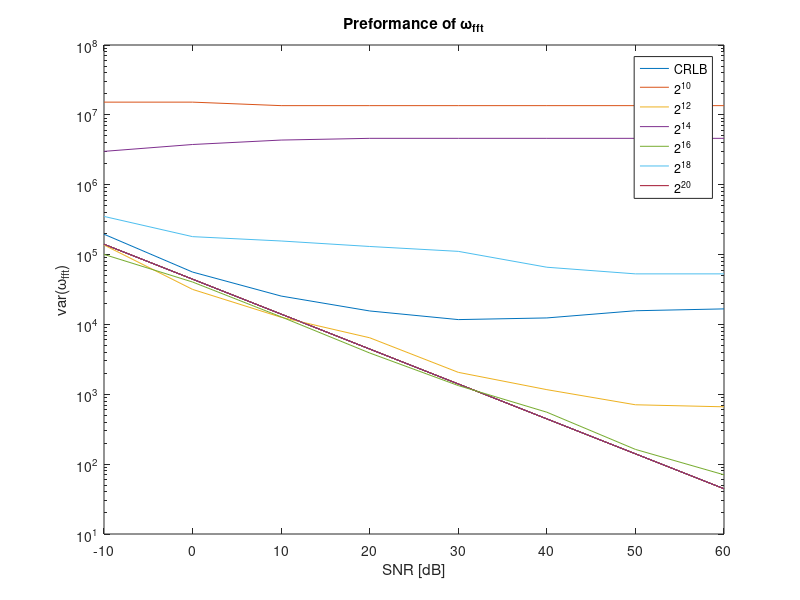
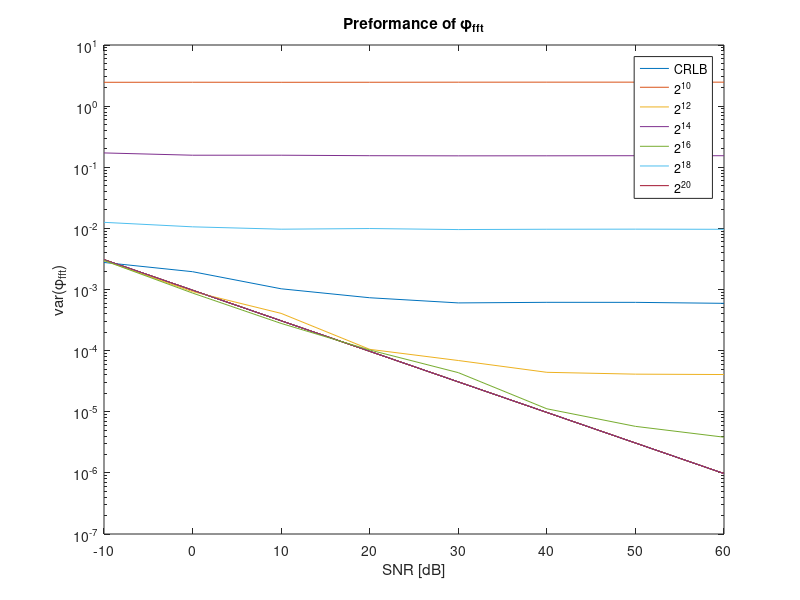
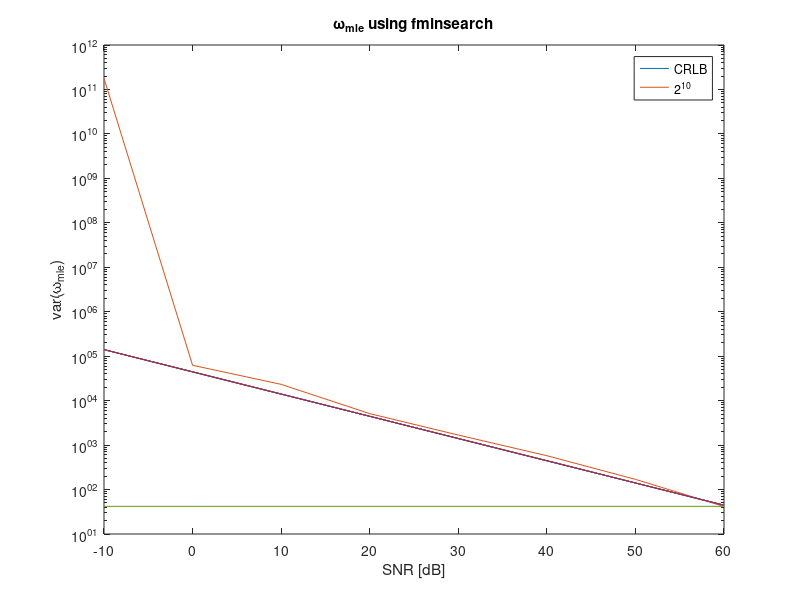

Write the MATLAB code that produced these figures, in order. (Note: a time limit stopped this script after it produced the figures.)
clear all;
clear figure;
%Constants
N = 513;
n_0 = -256;
T = 10.^(-6);
f_0 = 10.^5;
F_s = 10^6;
w_0 = 2.*pi.*f_0;
A = 1;
k = 10:2:20;
phi = pi./8;
n = n_0:n_0+N-1;
P = (N.*(N-1))./(2);
Q = (N.*(N-1).*(2.*N-1))./(6);

%Making a vector of sigma based on snr
snr = -10:10:60;

sigma = zeros(1,8);

q = 1;

%while q~= 9
  %  sigma(q)= sqrt(A.^2./(db2mag(snr(q)).*2));
 %   q = q + 1;
%end 

%The signal of x
signal = A.*exp(1i.*(w_0.*n.*T+phi));

steps = 50;

w_fft = zeros(1, steps);
phi_fft = zeros(1, steps);
var_error_w = zeros(1, 8);
var_error_phi = zeros(1, 8);
phi_error = zeros(1, steps);
w_error = zeros(1, steps);
CRLB_w = zeros(1, 8);
CRLB_phi = zeros(1,8);
w_mle = zeros(1, steps);
phi_mle = zeros(1, steps);
var_w_min = zeros(1,8);
var_phi_min = zeros(1,8);


for j=1:6
   M = 2.^k(j);
   
    for j_1=1:8
        
           sigma(j_1)= sqrt(A.^2./(db2mag(snr(j_1)).*2));
           noise = normrnd(0, sigma(j_1), steps, N) + 1i.*normrnd(0, sigma(j_1), steps, N);
           
           
           for j_2=1:steps
               
                x = signal + noise(j_2,:);
    
                x_fft = fft(x,M);
    
                [argvalue, argmax] = max(abs(x_fft));
                m = argmax;
                
    
                w_fft(j_2) = (2.*pi.*m)./(M.*T);
                w_error(j_2) =(w_0 - w_fft(j_2)).^2;
                

                phi_fft(j_2) = angle(exp(-1i*w_fft(j_2)*n_0*T).*(x_fft(m)));
                phi_error(j_2) = (phi - phi_fft(j_2)).^2;
                
                 if k(j) == 10
                    func = @(w, p) sum(abs(x - A*exp(1i*(w*n*T + phi))));

                    [vals, ~, exitflag, output] = fminsearch(@(input) func(input(1), input(2)), [mean(w_fft), mean(phi_fft)]);

                    w_mle(j_2) = vals(1);

                    phi_mle(j_2) = vals(2);
                    
                 end 
    
           end 
           
           CRLB_w(j_1) = (12.*(sigma(j_1)).^2)/(A.^2.*T.^2.*N.*(N.^2-1));
           CRLB_phi(j_1) = ((12.*(sigma(j_1)).^2).*(n_0.^2.*N+2.*n_0.*P+Q))./(A.^2.*N.^2.*(N.^2-1));
           
           var_error_w(j_1) =(1/steps)*(sum(w_error));
           var_error_phi(j_1) = (1/steps)*(sum(phi_error));
           
           var_w_min(j_1) = var(w_0 - w_mle);
           var_phi_min(j_1) = var(phi - phi_mle);
           
            if k(j) == 10
                fprintf('Estimated w: %.0f (%.3f%% off)\n', mean(w_mle), 100*(mean(w_mle) - w_0)/w_0);
                fprintf('Estimated phi: %f (%.3f%% off)\n', mean(phi_mle),100*(mean(phi_mle) - phi)/phi);
                fprintf('SNR: %f \n', snr(j_1)); 
            end      
    end
    figure(1); 
    semilogy((snr), CRLB_w ); hold on;
    semilogy((snr), var_error_w ); hold on;
    grid
    
    figure(2); 
    semilogy((snr), CRLB_phi ); hold on;
    semilogy((snr), var_error_phi ); hold on; 
    grid
    
    figure(3)
    semilogy((snr), CRLB_w); hold on;
    semilogy((snr), var_w_min); hold on;
    grid;
    
    figure(4)
    semilogy((snr), CRLB_phi); hold on;
    semilogy((snr), var_phi_min); hold on;
    grid;
end

%plotting
figure(1)
title('Preformance of \omega_{fft}')
xlabel('SNR [dB]') 
ylabel('var(\omega_{fft})') 
legend('CRLB', '2^{10}', '2^{12}', '2^{14}', '2^{16}', '2^{18}', '2^{20}');

figure(2)
title('Preformance of \phi_{fft}')
xlabel('SNR [dB]') 
ylabel('var(\phi_{fft})') 
legend('CRLB', '2^{10}', '2^{12}', '2^{14}', '2^{16}', '2^{18}', '2^{20}');

figure(3)
title('\omega_{mle} using fminsearch')
xlabel('SNR [dB]') 
ylabel('var(\omega_{mle})') 
legend('CRLB', '2^{10}');

figure(4)
title('\phi_{mle} using fminsearch')
xlabel('SNR [dB]') 
ylabel('var(\phi_{mle})') 
legend('CRLB', '2^{10}');
